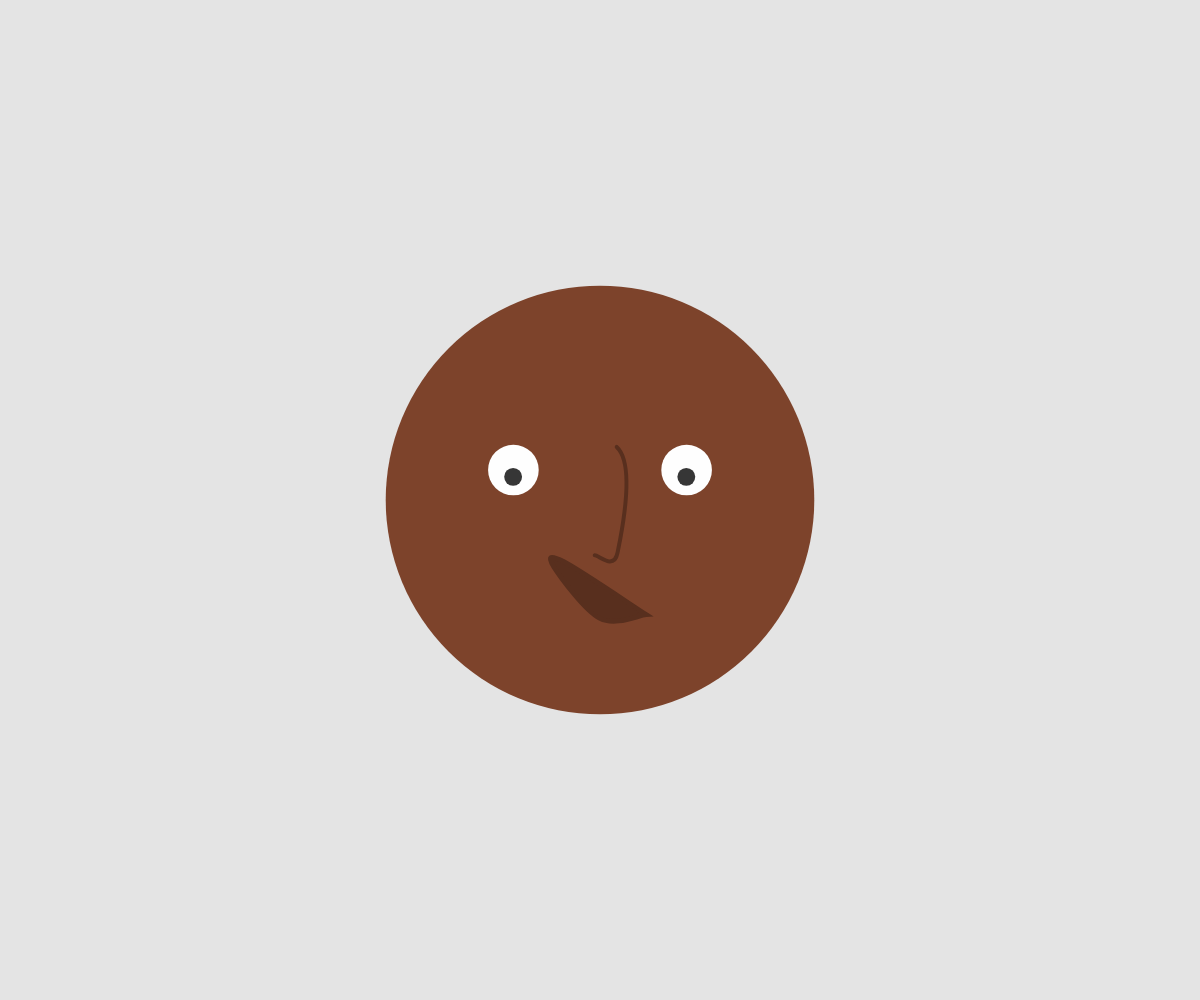
Frame 1 (no input)
Frame 60 (no input): identical to frame 1, image omitted
Frame 120 (the mouse pressed at the canvas centre since frame 60): identical to frame 1, image omitted

The p5.js sketch that drew this single still picture (run headless with seeded random() and noise() and a simulated clock; from frame 60 on, the mouse is pressed at the canvas centre):

// p5.js sketch
// ── sketch.js
var count = 0;
var head;

function setup() {
  createCanvas(windowWidth, windowHeight);
  createFace();
}

function createFace() {
  background('#e4e4e4');
  var base = min(width, height);
  var size = random(base/4, base/2);
  head = new Head(size, size);
  head.show();
}

function draw() {
}


function keyPressed() { 

  if (key == ' ' ) {
    createFace();
  }
}
// ── eyes.js
class Eyes {
    constructor(h) {
        this.head = h;
        var div = random(2, 4);
        var a = this.head.w / sqrt(2);
        var x = a / div;
        var y = -1 * x * random(1);
        this.pos = createVector(x, y);

        this.eyeSize = random(this.pos.x / 4, this.pos.x / 1.5);


        this.pupilSize = this.eyeSize / (random(1.5, 6));
        
        var angle = random(2 * PI);
        var r = ((this.eyeSize - this.pupilSize) / 2) * sqrt(random(1));

        var x = this.pos.x + r * cos(angle);
        var y = this.pos.y + r * sin(angle);

        this.leftPupilPos = createVector(x, y);


        var x1 = 2 * this.pos.x - this.leftPupilPos.x;
        this.rightPupilPos = createVector(x1, y);

    }


    show() {
        fill('#fefefe');
        ellipse(-this.pos.x, this.pos.y, this.eyeSize, this.eyeSize);
        ellipse(this.pos.x, this.pos.y, this.eyeSize, this.eyeSize);

        noStroke();
        fill('#363636');

        ellipse(-this.leftPupilPos.x, this.leftPupilPos.y, this.pupilSize, this.pupilSize);

        ellipse(this.rightPupilPos.x, this.rightPupilPos.y, this.pupilSize, this.pupilSize);
    }


}
// ── head.js
class Head {
    constructor(w_, h_, x, y) {
        this.w = w_;
        this.h = h_;
        this.skinColors = ['#FFCBB6', '#7D432B', '#EB9B60', '#FDC3B5', '#581D15', '#F8BC86', '#823910'];

        this.skinColor = this.skinColors[(int)(random(this.skinColors.length))];
        this.eyes = new Eyes(this);
        this.nose = new Nose(this, this.eyes);
        this.mouth = new Mouth(this, this.nose);
        if (x && y) {
            this.pos = createVector(x, y);
        }
        else {
            this.pos = createVector(width / 2, height / 2);
        }

    }

    show() {
        translate(this.pos.x, this.pos.y);
        noStroke();
        fill(this.skinColor);
        ellipse(0, 0, this.w, this.h);
        this.eyes.show();
        this.nose.show();
        this.mouth.show();
    }

}
// ── mouth.js
class Mouth {
    constructor(h, n) {
        this.head = h;
        this.nose = n;
        this.open = random(1) > 0.5;

        this.points = new Array(5);


        var div = random(2, 8);
        var a = this.head.w / sqrt(2);


        var xRange = a / div;
        var y = random(-this.nose.noseHeight, this.head.h / 3);
        this.points[0] = createVector(xRange, y);
        var i = 1;
        for (var x = xRange; x >= -xRange; x -= xRange) {

            this.points[i] = createVector(x, y);
            i++;
            y = random(-this.nose.noseHeight * 1.1, this.head.h / 3);
        }

        this.points[4] = createVector(this.points[3].x+10, this.points[3].y-5);
    }


show() {
    if (this.open) {
        noFill();
    } else {
        fill(this.nose.noseColor);
    }
    strokeWeight(5);
    stroke(this.nose.noseColor);
    // strokeJoin(ROUND);
    beginShape();
    for (let p of this.points) {
        curveVertex(p.x, p.y);
    }
    if (this.open) {
        endShape();
    } else {
        endShape(CLOSE);
    }
}


}
// ── nose.js
class Nose{

    constructor(h, e){
        this.head = h;
        this.eyes = e;
        colorMode(HSB,255);
        this.noseColor = h.skinColor;
        this.noseColor = color(hue(this.noseColor), saturation(this.noseColor), brightness(this.noseColor)*0.7);
        this.noseHeight = -random(this.head.h/8, this.eyes.pos.x - this.eyes.eyeSize/2);
        this.points = new Array(5);

        this.points[0] = createVector(-100, this.noseHeight);

        this.points[0] = createVector(-100, this.noseHeight);

        var mult = random(1) > 0.5 ? -1 : 1;
        var angle = random(PI/4, 3*PI/4);
        this.points[1] = createVector(this.noseHeight*cos(angle)*mult, this.noseHeight*sin(angle));
    
        var angle1 = random(PI, 3*PI/2);
    
        this.points[2] = createVector(this.noseHeight*cos(angle1)*mult, this.noseHeight*sin(angle1));
    
        var angle2 = random(3*PI/2, 2*PI);
        this.points[3] =  createVector(this.noseHeight*cos(angle2)*mult, this.noseHeight*sin(angle2));
    
        this.points[4] = createVector(this.points[3].x, this.points[3].y); 

    }

    show(){
        noFill();
        beginShape();
        strokeWeight(4);
        stroke(this.noseColor);
        for (let p of this.points) {
          curveVertex(p.x, p.y);
        }
        endShape();
    }



}
